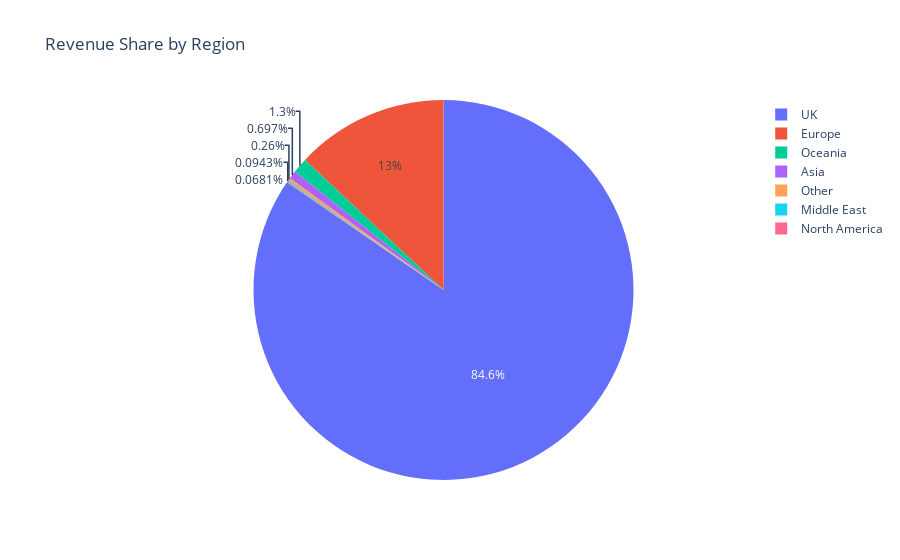

This figure's notebook cell:
### Markdown cell above
Let us also generate a Pie Chart for a more attractive visualisation of Revenue Share by Region.

### Code cell
fig = px.pie(region_sales, names='Region', values='TotalPrice', title='Revenue Share by Region')
fig.show()

### Figure 1 — Plotly figure (JSON) as saved in the notebook; plotly's stock layout.template omitted (floating-point values rounded to 4 significant figures)
{"data": [{"domain": {"x": [0, 1], "y": [0, 1]}, "hovertemplate": "Region=%{label}<br>TotalPrice=%{value}<extra></extra>", "labels": ["Asia", "Europe", "Middle East", "North America", "Oceania", "Other", "UK"], "legendgroup": "", "name": "", "showlegend": true, "type": "pie", "values": [74180.0, 1383000.0, 10030.0, 7247.0, 138500.0, 27640.0, 9002000.0]}], "layout": {"legend": {"tracegroupgap": 0}, "title": {"text": "Revenue Share by Region"}}}
